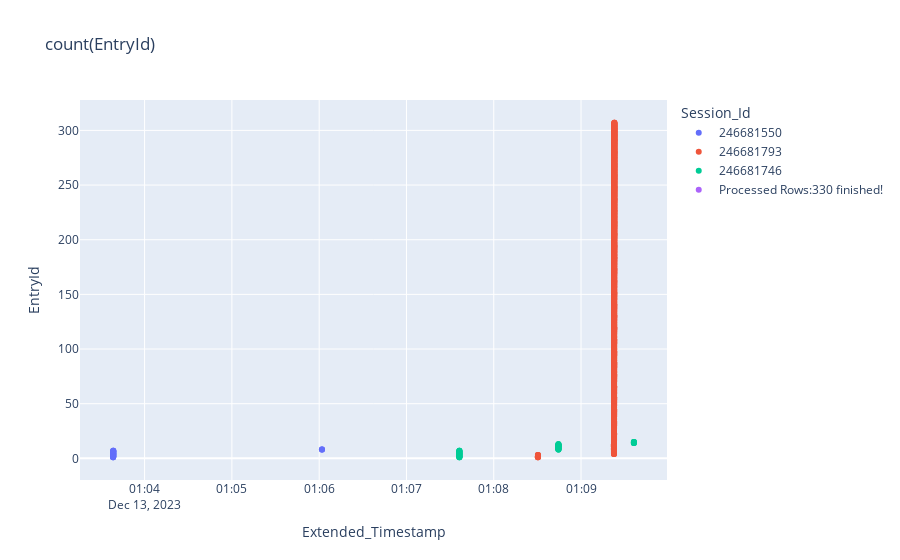

Notebook code for this chart:
### Code cell
import plotly.express as px

# Plotlyを使用してデータをプロット
fig = px.scatter(df, x='Extended_Timestamp', y='EntryId', title=f"count(EntryId)",color='Session_Id')
fig.show()

### Figure 1 — Plotly figure (JSON) as saved in the notebook; plotly's stock layout.template omitted (floating-point values rounded to 4 significant figures; data arrays with more than 128 entries replaced by an {"elided": "..."} marker saying what was removed)
{"data": [{"hovertemplate": "Session_Id=246681550<br>Extended_Timestamp=%{x}<br>EntryId=%{y}<extra></extra>", "legendgroup": "246681550", "marker": {"color": "#636efa", "symbol": "circle"}, "mode": "markers", "name": "246681550", "orientation": "v", "showlegend": true, "type": "scatter", "x": ["2023-12-13T01:03:38.343978Z", "2023-12-13T01:03:38.460576Z", "2023-12-13T01:03:38.460729Z", "2023-12-13T01:03:38.460827Z", "2023-12-13T01:03:38.460930Z", "2023-12-13T01:03:38.461026Z", "2023-12-13T01:03:38.461132Z", "2023-12-13T01:06:01.930066Z", "2023-12-13T01:03:38.343978Z", "2023-12-13T01:03:38.460576Z", "2023-12-13T01:03:38.460729Z", "2023-12-13T01:03:38.460827Z", "2023-12-13T01:03:38.460930Z", "2023-12-13T01:03:38.461026Z", "2023-12-13T01:03:38.461132Z", "2023-12-13T01:06:01.930066Z", "2023-12-13T01:03:38.343978Z", "2023-12-13T01:03:38.460576Z", "2023-12-13T01:03:38.460729Z", "2023-12-13T01:03:38.460827Z", "2023-12-13T01:03:38.460930Z", "2023-12-13T01:03:38.461026Z", "2023-12-13T01:03:38.461132Z", "2023-12-13T01:06:01.930066Z"], "xaxis": "x", "y": [1, 2, 3, 4, 5, 6, 7, 8, 1, 2, 3, 4, 5, 6, 7, 8, 1, 2, 3, 4, 5, 6, 7, 8], "yaxis": "y"}, {"hovertemplate": "Session_Id=246681793<br>Extended_Timestamp=%{x}<br>EntryId=%{y}<extra></extra>", "legendgroup": "246681793", "marker": {"color": "#EF553B", "symbol": "circle"}, "mode": "markers", "name": "246681793", "orientation": "v", "showlegend": true, "type": "scatter", "x": {"elided": "921 str values"}, "xaxis": "x", "y": {"elided": "921 int values"}, "yaxis": "y"}, {"hovertemplate": "Session_Id=246681746<br>Extended_Timestamp=%{x}<br>EntryId=%{y}<extra></extra>", "legendgroup": "246681746", "marker": {"color": "#00cc96", "symbol": "circle"}, "mode": "markers", "name": "246681746", "orientation": "v", "showlegend": true, "type": "scatter", "x": ["2023-12-13T01:07:36.371653Z", "2023-12-13T01:07:36.377169Z", "2023-12-13T01:07:36.377304Z", "2023-12-13T01:07:36.377401Z", "2023-12-13T01:07:36.377497Z", "2023-12-13T01:07:36.377592Z", "2023-12-13T01:07:36.377686Z", "2023-12-13T01:08:44.466335Z", "2023-12-13T01:08:44.466559Z", "2023-12-13T01:08:44.466737Z", "2023-12-13T01:08:44.466910Z", "2023-12-13T01:08:44.467081Z", "2023-12-13T01:08:44.467252Z", "2023-12-13T01:09:36.339984Z", "2023-12-13T01:09:36.340096Z", "2023-12-13T01:07:36.371653Z", "2023-12-13T01:07:36.377169Z", "2023-12-13T01:07:36.377304Z", "2023-12-13T01:07:36.377401Z", "2023-12-13T01:07:36.377497Z", "2023-12-13T01:07:36.377592Z", "2023-12-13T01:07:36.377686Z", "2023-12-13T01:08:44.466335Z", "2023-12-13T01:08:44.466559Z", "2023-12-13T01:08:44.466737Z", "2023-12-13T01:08:44.466910Z", "2023-12-13T01:08:44.467081Z", "2023-12-13T01:08:44.467252Z", "2023-12-13T01:09:36.339984Z", "2023-12-13T01:09:36.340096Z", "2023-12-13T01:07:36.371653Z", "2023-12-13T01:07:36.377169Z", "2023-12-13T01:07:36.377304Z", "2023-12-13T01:07:36.377401Z", "2023-12-13T01:07:36.377497Z", "2023-12-13T01:07:36.377592Z", "2023-12-13T01:07:36.377686Z", "2023-12-13T01:08:44.466335Z", "2023-12-13T01:08:44.466559Z", "2023-12-13T01:08:44.466737Z", "2023-12-13T01:08:44.466910Z", "2023-12-13T01:08:44.467081Z", "2023-12-13T01:08:44.467252Z", "2023-12-13T01:09:36.339984Z", "2023-12-13T01:09:36.340096Z"], "xaxis": "x", "y": [1, 2, 3, 4, 5, 6, 7, 8, 9, 10, 11, 12, 13, 14, 15, 1, 2, 3, 4, 5, 6, 7, 8, 9, 10, 11, 12, 13, 14, 15, 1, 2, 3, 4, 5, 6, 7, 8, 9, 10, 11, 12, 13, 14, 15], "yaxis": "y"}, {"hovertemplate": "Session_Id=Processed Rows:330 finished!<br>Extended_Timestamp=%{x}<br>EntryId=%{y}<extra></extra>", "legendgroup": "Processed Rows:330 finished!", "marker": {"color": "#ab63fa", "symbol": "circle"}, "mode": "markers", "name": "Processed Rows:330 finished!", "orientation": "v", "showlegend": true, "type": "scatter", "x": [null, null, null], "xaxis": "x", "y": [null, null, null], "yaxis": "y"}], "layout": {"legend": {"title": {"text": "Session_Id"}, "tracegroupgap": 0}, "title": {"text": "count(EntryId)"}, "xaxis": {"anchor": "y", "domain": [0, 1], "title": {"text": "Extended_Timestamp"}}, "yaxis": {"anchor": "x", "domain": [0, 1], "title": {"text": "EntryId"}}}}
